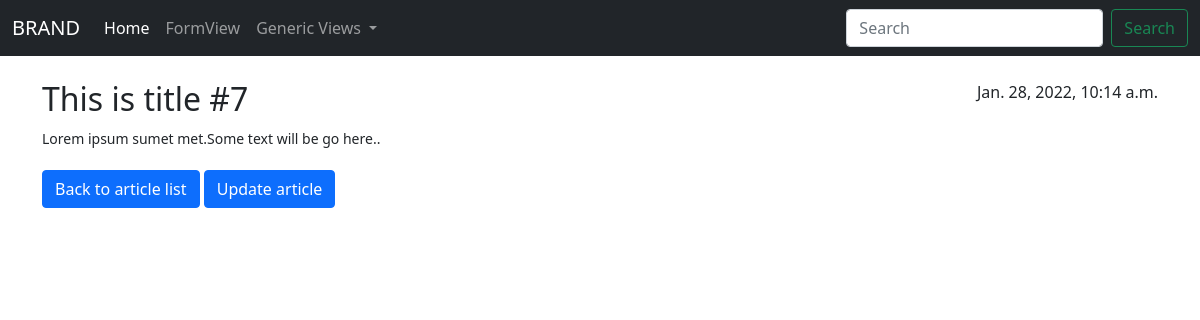
The app's page /article/8/this-is-title-7/detail/ with its own data.
### articles/models.py (models this page shows, shortened)
class Article(models.Model):
    title = models.CharField(max_length=250, verbose_name='Title')
    body = models.TextField(verbose_name='Message')
    slug = models.CharField(max_length=250, null=True, blank=True)
    created_at = models.DateTimeField(auto_now_add=True)
    last_updated = models.DateTimeField(null=True, blank=True)
    is_public = models.BooleanField(default=False)

### articles/views.py (the view)
# urls.py: path('article/<int:pk>/<str:slug>/detail/', views.ArticleDetailView.as_view(), name='article_detail'),
class ArticleDetailView(TitleMixin, DetailView):
    template_name = 'articles/article_detail.html'
    model = Article
    query_pk_and_slug = True
    def get_object(self, queryset=None):
        obj = super().get_object(queryset=queryset)
        self.page_title = ' - ' + obj.title
        return obj

### articles/mixins.py (called while the page is built)
    @property
    def get_page_title(self):
        return self.page_title

    def get_context_data(self, *args, **kwargs):
        context = super().get_context_data(*args, **kwargs)
        context['notice'] = 'This message from admin panel.'
        context['page_title'] = self.get_page_title
        return context

### templates/articles/article_detail.html
{% extends 'base.html' %}
{% block content %}
<div class="container">
    <br>
    <div class="row">
        <div class="col-md-8">
            <h2>{{ object.title }}</h2>
        </div>
        <div class="col-md-4" style="text-align:right;">
            <span>{{ object.created_at }}</span>
        </div>
    </div>
    <small>{{ object.body }}</small>
    <br>
    <a class="btn btn-primary" href="{% url 'articles:article_list' %}" style="margin-top:20px;">
        Back to article list
    </a>
    <a class="btn btn-primary" href="{% url 'articles:article_update' pk=article.pk slug=article.slug %}" style="margin-top:20px;">
        Update article
    </a>
</div>
{% endblock content %}

### records on screen
Article: title "This is title #7", created_at "Jan. 28, 2022, 10:14 a.m.", body "Lorem ipsum sumet met.Some text will be go here.."
